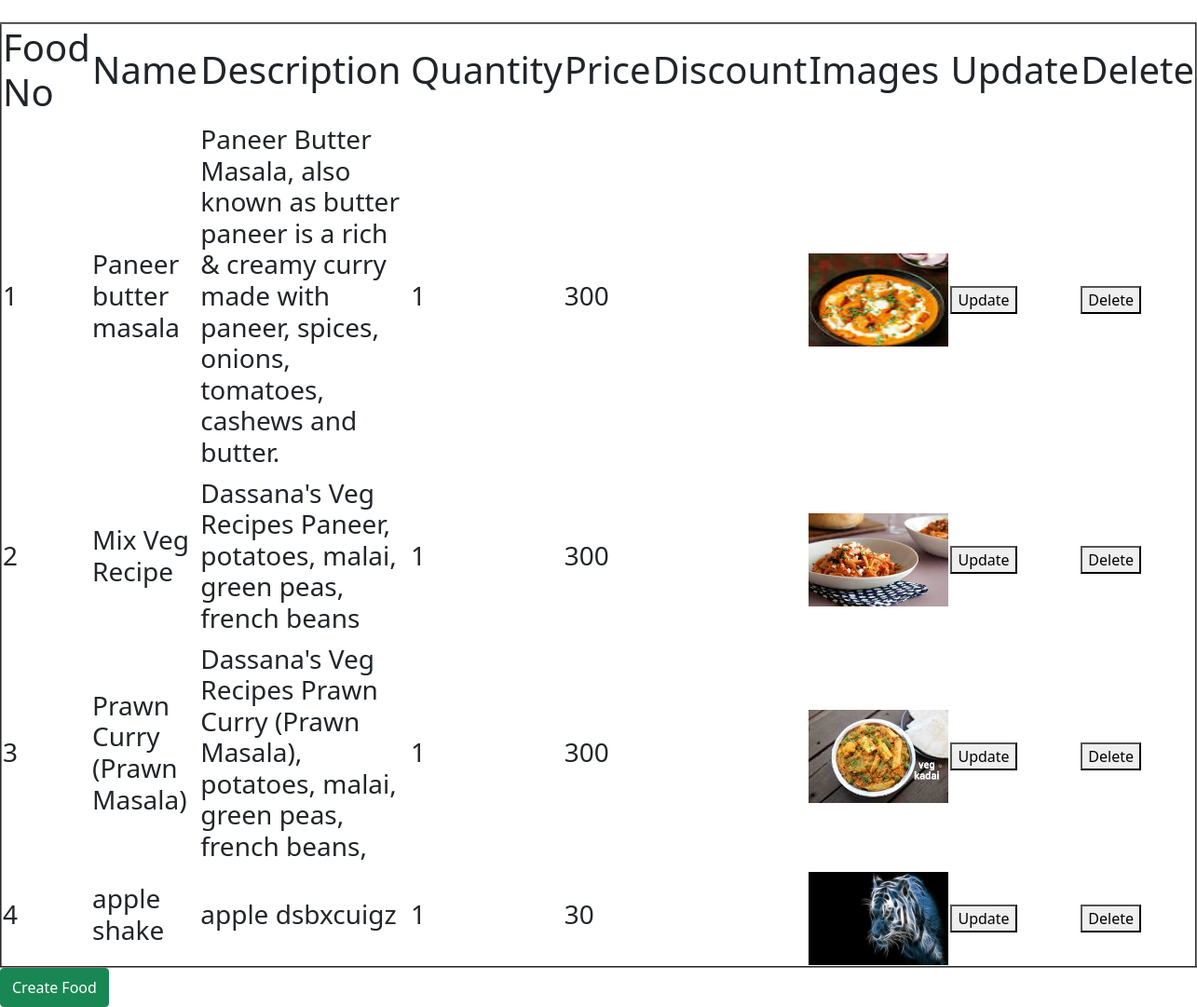
Page /food/food_list/ (signed in) on the committed database.
### food/models.py (models this page shows)
class food_items(models.Model):
    fid = models.BigAutoField(primary_key=True)
    mid = models.ForeignKey(menu_items, on_delete=models.CASCADE)
    f_name = models.CharField(max_length=50)
    f_desc = models.TextField()
    f_quantity = models.PositiveIntegerField(default=1)
    f_price = models.PositiveIntegerField(default=30)
    discount = models.PositiveSmallIntegerField(default=0)
    f_img = models.ImageField()

### food/views.py (the view)
@login_required(login_url='/authe/login')
def list_food_view(request):
    res = food_items.objects.all()
    return render(request=request, template_name='food_list.html', context={'res': res})

### food/templates/food_list.html (shortened to what this page needs)
<!doctype html>
<html lang="en" data-bs-theme="auto">
<head>
    {% load static %}
    {% include 'partials/_bootcss.html' %}
    <link href="{% static 'css/sign-in.css'%}" rel="stylesheet">
</head>
<body class="d-flex align-items-center py-4 bg-body-tertiary">
    <main class="w-10 m-auto">
        {% block content %}
        <div>
            <table border="2">
                <tr>
                    <th>
                        <h1>Food No</h1>
                    </th>
                    <th>
                        <h1>Name </h1>
                    </th>
                    <th>
                        <h1>Description </h1>
                    </th>
                    <th>
                        <h1>Quantity </h1>
                    </th>
                    <th>
                        <h1>Price </h1>
                    </th>
                    <th>
                        <h1>Discount </h1>
                    </th>
                    <th>
                        <h1>Images </h1>
                    </th>
                    <th>
                        <h1>Update</h1>
                    </th>
                    <th>
                        <h1>Delete</h1>
                    </th>
                </tr>
                {% for i in res %}
                <tr>
                    <td>
                        <h3>{{i.fid}}</h3>
                    </td>
                    <td>
                        <h3>{{i.f_name}}</h3>
                    </td>
                    <td>
                        <h3>{{i.f_desc}}</h3>
                    </td>
                    <td>
                        <h3>{{i.f_quantity}}</h3>
                    </td>
                    <td>
                        <h3>{{i.f_price}}</h3>
                    </td>
                    <td>
                    </td>
                    <td>
                        <img src="{{i.f_img.url}}" alt="" height="100" width="150">
                    </td>
                    <td>
                        <a href="{% url 'food:food_update' pk=i.fid %}"><button>Update</button></a>
                    </td>
                    <td>
                        <a href="{% url 'food:food_delete' pk=i.fid %}"><button>Delete</button></a>
                    </td>
                </tr>
                {% endfor %}
            </table>
        </div>
        {% endblock %}
        <a href="{%url 'food:food_create' %}" class="btn btn-success w-45 py-2" type="submit">Create Food</a>
    </main>
    {% include 'partials/_bootjs.html' %}
</body>
</html>

### food/static/css/sign-in.css (style rules this page uses)
html, body { height: 100%; }

### rows in the picture
food_items: fid "1", f_name "Paneer butter masala", f_desc "Paneer Butter Masala, also known as butter paneer is a rich & creamy curry made with paneer, spices, onions, tomatoes, cashews and butter.", f_quantity "1", f_price "300", f_img (picture)
food_items: fid "2", f_name "Mix Veg Recipe", f_desc "Dassana's Veg Recipes Paneer, potatoes, malai, green peas, french beans", f_quantity "1", f_price "300", f_img (picture)
food_items: fid "3", f_name "Prawn Curry (Prawn Masala)", f_desc "Dassana's Veg Recipes Prawn Curry (Prawn Masala), potatoes, malai, green peas, french beans,", f_quantity "1", f_price "300", f_img (picture)
food_items: fid "4", f_name "apple shake", f_desc "apple dsbxcuigz", f_quantity "1", f_price "30", f_img (picture)
